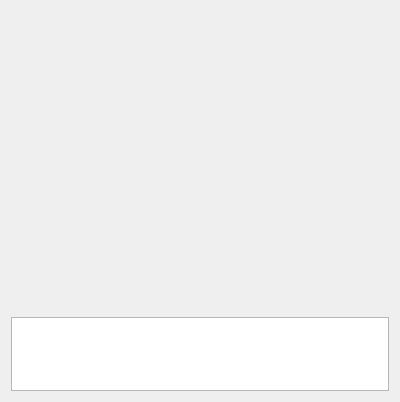
<?xml version="1.0" encoding="UTF-8"?>
<ui version="4.0">
 <class>Dialog</class>
 <widget class="QDialog" name="Dialog">
  <property name="geometry">
   <rect>
    <x>0</x>
    <y>0</y>
    <width>400</width>
    <height>402</height>
   </rect>
  </property>
  <property name="windowTitle">
   <string>Proiect Fuzzy Soltuzu Eduard</string>
  </property>
  <property name="windowIcon">
   <iconset resource="imgs.qrc">
    <normaloff>:/pref1/imgs/fuzzy_logic.gif</normaloff>:/pref1/imgs/fuzzy_logic.gif</iconset>
  </property>
  <layout class="QVBoxLayout" name="verticalLayout">
   <item>
    <widget class="QCustomPlot" name="customPlot" native="true">
     <property name="minimumSize">
      <size>
       <width>0</width>
       <height>300</height>
      </size>
     </property>
    </widget>
   </item>
   <item>
    <widget class="QTextEdit" name="textEdit"/>
   </item>
  </layout>
 </widget>
 <layoutdefault spacing="6" margin="11"/>
 <customwidgets>
  <customwidget>
   <class>QCustomPlot</class>
   <extends>QWidget</extends>
   <header>qcustomplot.h</header>
   <container>1</container>
  </customwidget>
 </customwidgets>
 <resources>
  <include location="imgs.qrc"/>
 </resources>
 <connections/>
</ui>
